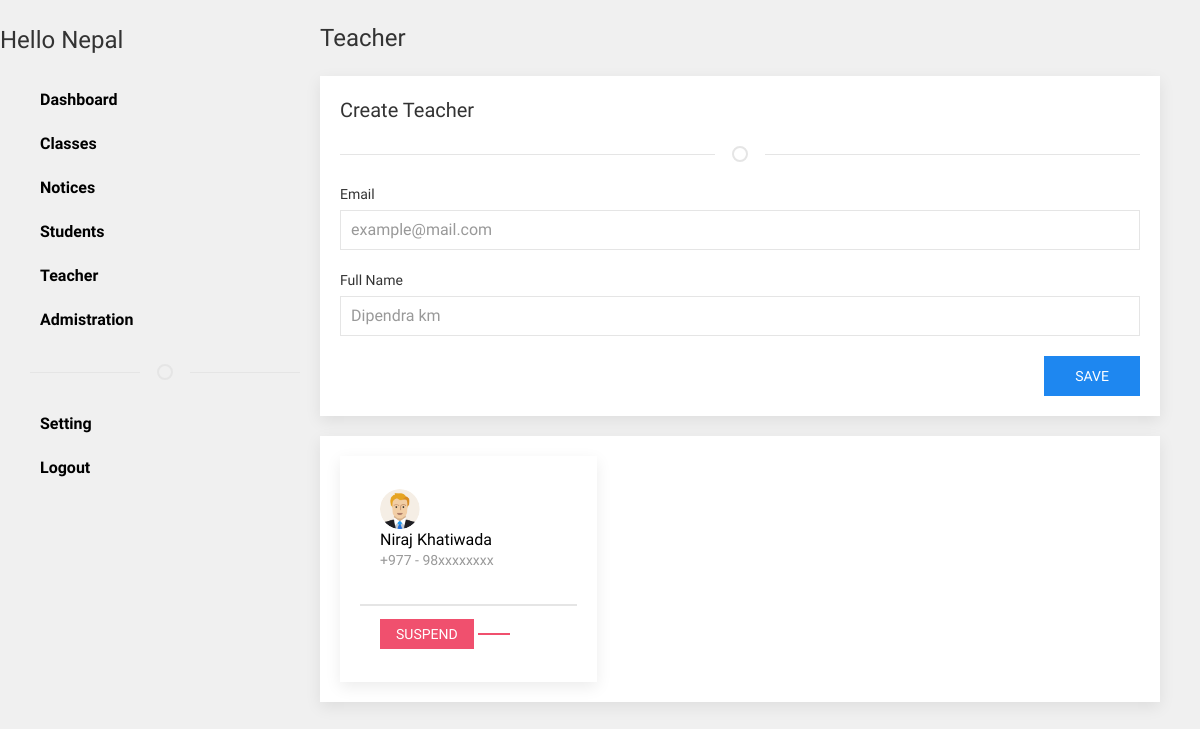
Page /manager/teacher/ (signed in) on the earlier database version.
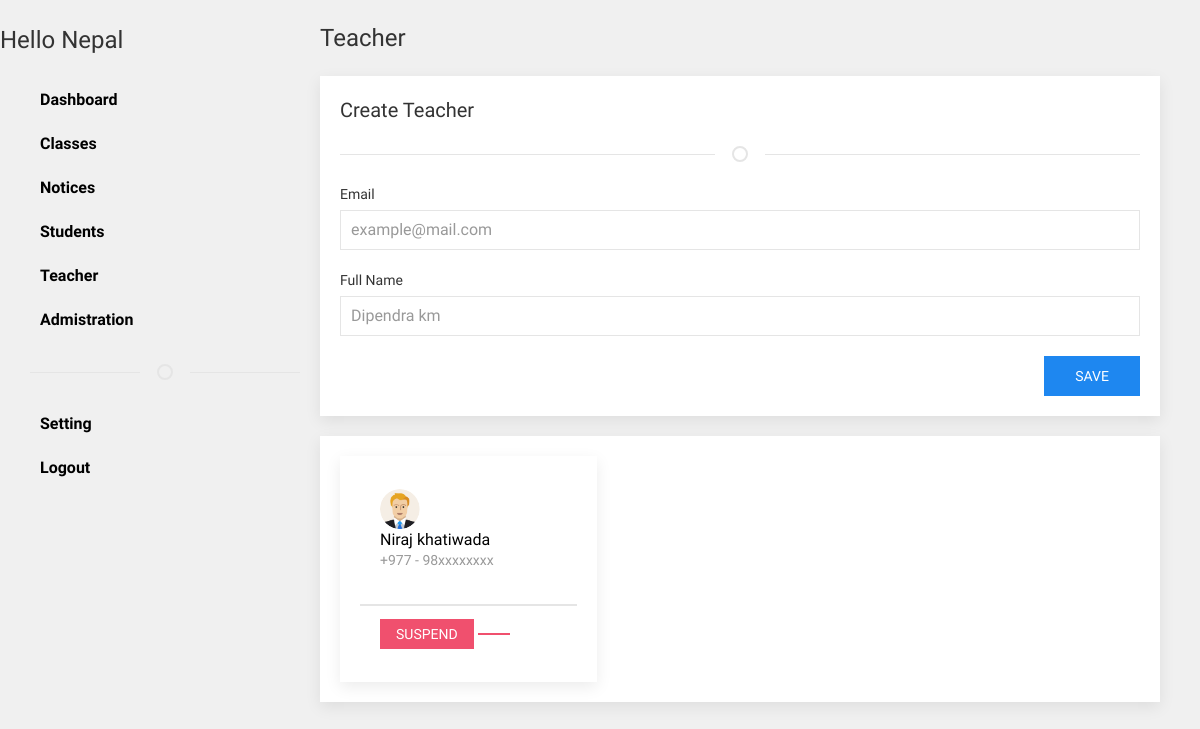
Same page on the later database version.
### teacher/models.py (models this page shows, shortened)
class Teacher(models.Model):
    name = models.CharField(max_length=100)
    contact_no = models.CharField(max_length=20,default='98xxxxxxxx')
    deparment = models.CharField(null=True,blank=True,max_length=50)
    profile = models.ImageField(blank=True,null=True,upload_to='profile/')
    subject = models.BooleanField(max_length=200,blank=True,null=True)
    user = models.OneToOneField(Account,on_delete=models.CASCADE)

### manager/views.py (the view, shortened to what this page needs)
# urls.py: path('teacher/',TeacherView.as_view(),name='manage_teacher'),
class TeacherView(View):
    template_name = 'manager/teacher.html'
    @method_decorator(login_required,'signin')
    def get(self,request,*arg,**kwargs):
        teacher = Teacher.objects.all()
        context = {
            'teacher':teacher
        }
        cache.clear()
        return render(request,self.template_name,context)

### templates/manager/teacher.html (shortened to what this page needs)
{% extends 'master/dashboard.html' %}
{% load static %}
 {% block 'contents' %}
     <div uk-grid>
        {% include 'includes/dashboard_sidenav.html' %}
        <div class="uk-width-3-4@m content">
            <h3>Teacher</h3>
            <div class="uk-card uk-card-default uk-card-body uk-card-small">
                <h4>Create Teacher</h4>
                <hr class="uk-divider-icon">
                <form class="uk-form-stacked" method="post">
                    <div class="uk-margin">
                        <label class="uk-form-label" for="form-stacked-email">Email</label>
                        <div class="uk-form-controls">
                            <input class="uk-input" id="form-stacked-email" name="email" type="text" placeholder="example@mail.com">
                        </div>
                    </div>
                    <div class="uk-margin">
                        <label class="uk-form-label" for="form-stacked-name">Full Name</label>
                        <div class="uk-form-controls">
                            <input class="uk-input" name="name" id="form-stacked-name" type="text" placeholder="Dipendra km">
                        </div>
                    </div>
                    <button class="uk-button uk-button-primary" style="float:right;">Save</button>
                </form>
            </div>
            <div class="uk-card uk-card-default uk-margin uk-card-small uk-card-body">
                <div class="uk-grid-column-small uk-child-width-1-3@s" uk-grid>
                            {% for t in teacher %}
                                     <div>
                                        <div class="uk-card uk-card-default uk-card-hover uk-card-body">
                                               <div class="uk-card-header">
                                                    <div class="uk-grid-small uk-flex-middle" uk-grid>
                                                        <div class="uk-width-auto">
                                                            {% if t.profile %}
                                                                <img class="uk-border-circle" width="40" height="40" src="{{MEDIA_URL}}{{t.profile.url}}">
                                                            {% else %}
                                                                <img class="uk-border-circle" width="40" height="40" src="{% static 'img/teacher.png' %}">
                                                            {% endif %}
                                                        </div>
                                                        <div class="uk-width-expand">
                                                            <h5 class="uk-margin-remove-bottom"><a href="{% url 'teacher_details' t.id %}"> {{t.name}}</a></h5>
                                                            <p class="uk-text-meta uk-margin-remove-top">+977 - {{t.contact_no}}</p>
                                                        </div>
                                                    </div>
                                                </div>
                                             <div class="uk-card-footer">
                                                 {% if t.user.is_suspended %}
                                                   <a id="js-release-confirm" href="#" class="uk-button uk-button-primary uk-button-small" url="{% url 'unsuspend_teacher' t.user_id %}">Release</a>
                                                {% else %}
                                                 <a id="js-modal-confirm" href="#" class="uk-button uk-button-danger uk-button-small" url="{% url 'suspend_teacher' t.user_id %}">Suspend</a>
                                                 {% endif %}
                                                 <a id="teacher-delete-confirm" href="#" class="uk-button uk-button-danger uk-button-small" url="{% url 'delete_teacher' t.user_id %}"></a>
                                            </div>
                                        </div>
                                    </div>
                           {% endfor %}
                </div>
            </div>
        </div>
   </div>
 {% endblock %}

### templates/master/dashboard.html (shortened to what this page needs)
<!DOCTYPE html>
{% load static %}
<html lang="en">
<head>
    <link rel="stylesheet" href="{% static 'css/uikit.min.css' %}" />
    <link rel="stylesheet" href="{% static 'css/dashboard.css' %}">
</head>
<body>
 <div class="uk-container">
{% block 'contents' %}
{% endblock %}
 </div>
</body>
</html>

### templates/includes/dashboard_sidenav.html (shortened to what this page needs)
<div class="uk-width-1-4@m sidenav">
              <h3 class="title"> Hello Nepal</h3>
            <ul class="menu-item">
                <li>
                    <a href="#">Dashboard </a>
                </li>
                <li>
                    <a href="#">Classes </a>
                </li>
                  <li>
                    <a href="#">Notices </a>
                </li>
                <li>
                    <a href="{% url 'manage_student' %}">Students</a>
                </li>
                <li>
                    <a href="{% url 'manage_teacher' %}">Teacher</a>
                </li>
                <li>
                    <a href="#">Admistration </a>
                </li>
                <hr class="uk-divider-icon">
                <li>
                    <a href="#">Setting </a>
                </li>
                <li>
                    <a href="{% url 'logout' %}">Logout</a>
                </li>
            </ul>
        </div>

### static/css/dashboard.css (style rules this page uses)
* { font-family: 'Raleway', sans-serif; }
h1,h2,h3,h4,h5,h6,p,a,span { font-family: 'Raleway', sans-serif; }
a { color:black; }
html { background-color:#F0F0F0; }
.sidenav { padding-top:2%; height: 100%; position: fixed; z-index: 1; top: 0; left: 0; overflow-x: hidden; }
.content { margin-left:25%; margin-top:2%; }
.menu-item { list-style:none; }
.menu-item>li { display:block; padding:10px; }
.menu-item>li>a { font-weight:bold; }

Differences in the rows shown:
removed Teacher: name "Niraj Khatiwada", contact_no "98xxxxxxxx", shows "SUSPEND"
added Teacher: name "Niraj khatiwada", contact_no "98xxxxxxxx", shows "SUSPEND"
